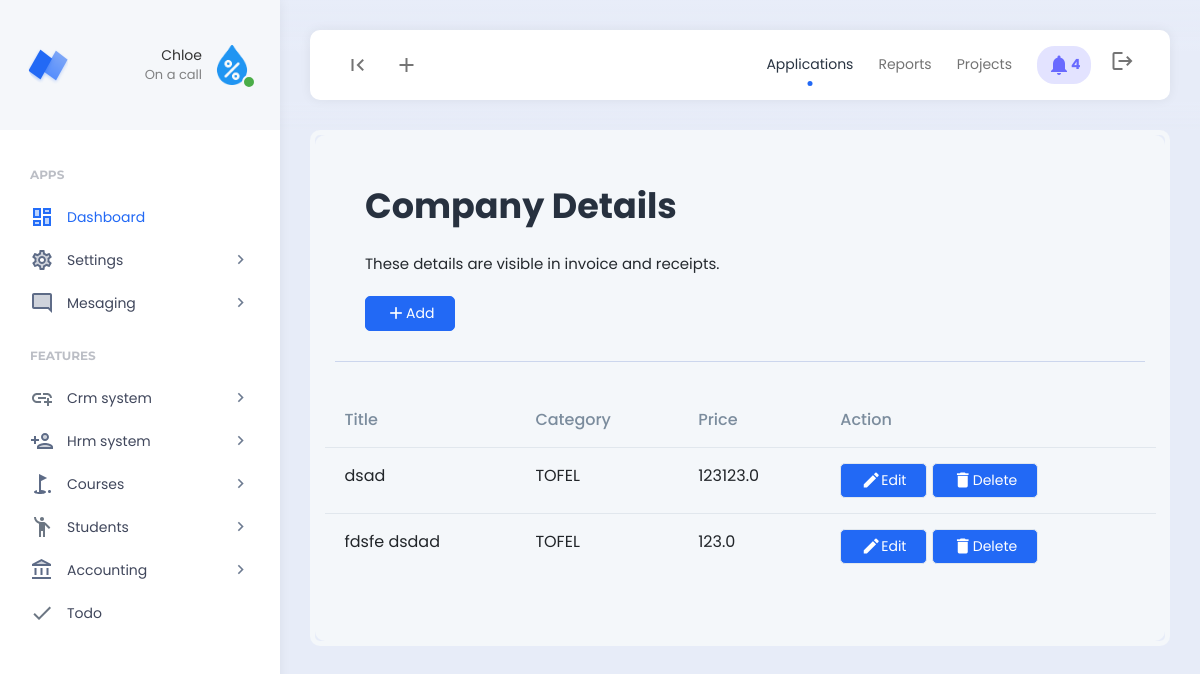
/courses/ (signed in), run on an earlier commit of the app's database.
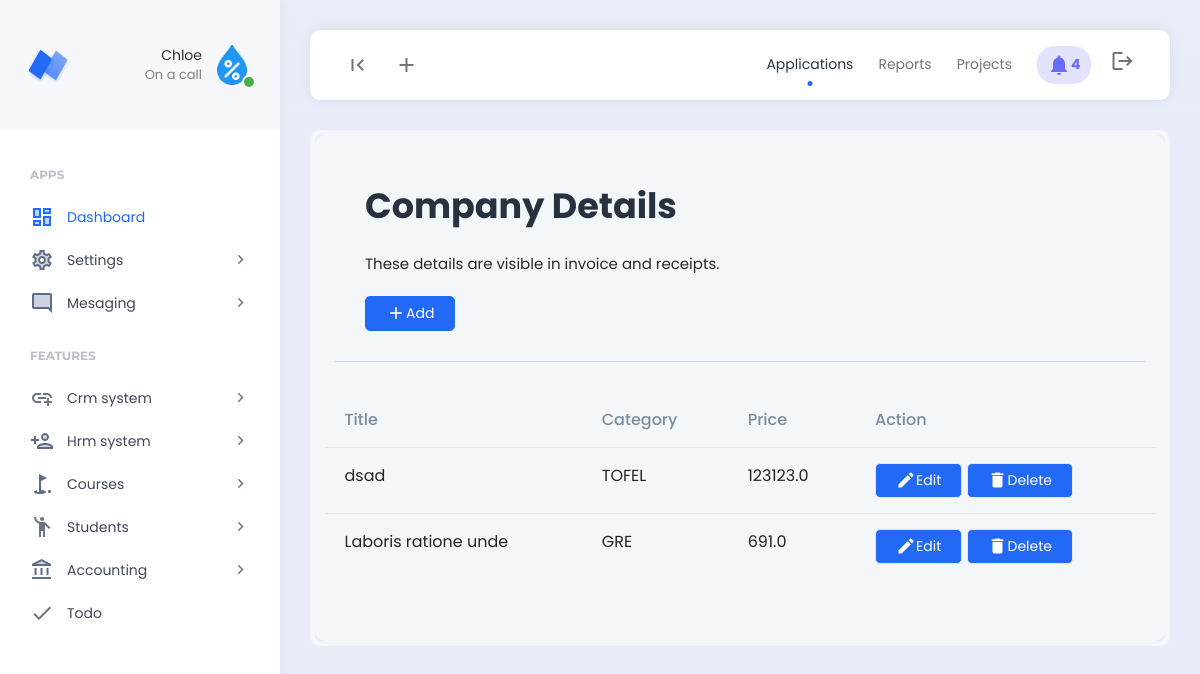
And on a later commit of the database.
### course/models.py (models this page shows, shortened)
class Course(models.Model):
    course_title = models.CharField(max_length=255)
    course_price = models.FloatField()
    course_description = models.TextField(null = True, blank = True)
    course_category = models.ForeignKey(CourseCategory, on_delete=models.SET_NULL, blank=True, null=True,)
    class Meta:
        verbose_name_plural = "01. Courses"

class CourseCategory(models.Model):
    course_category = models.CharField(max_length=255)
    def __str__(self):
        return self.course_category
    class Meta:
        verbose_name_plural = "02. Courses Category"

### course/views.py (the view)
# urls.py: path("courses/", views.courses, name="courses"),
def courses(request):
    if 'read_course' in custom_data_views(request):
        courses = Course.objects.all()
        category = CourseCategory.objects.all()
        context={
            'courses':courses,
            'category':category,
        }
        return render (request,'courses/courses.html',context)
    else:
        messages.info(request, "Unauthorized access.")
        return redirect('home')

### templates/courses/courses.html (shortened to what this page needs)
{% include 'header.html' %}
<div class="app-content">
    <div class="content-wrapper">
        <div class="example-container">
            <div class="example-content bg-light">
                <div class="page-description d-flex align-items-center">
                    <div class="page-description-content flex-grow-1">
                        <h1>Company Details</h1>
                        <span>These details are visible in invoice and receipts.</span>
                    </div>
                    <div class="page-description-actions">
                        <a href="{% url 'add_course' %}" class="btn btn-primary"><i class="material-icons">add</i>Add</a>
                    </div>
                </div>
                <div class="row">
                    <table id="datable_1" class="table nowrap w-100 mb-5">
                        <thead>
                            <tr>
                                <th>Title</th>
                                <th>Category</th>
                                <th>Price</th>
                                <th>Action</th>
                            </tr>
                        </thead>
                        <tbody>
                            {% for course in courses %}
                            <tr>
                                <td>{{course.course_title}}</td>
                                <td>{{course.course_category}}</td>
                                <td>{{course.course_price}}</td>
                                <td>
                                    {% if 'update_course' in permissions %}
                                    <a href="{% url 'edit_course' id=course.id %}" class="btn btn-primary"><i class="material-icons">edit</i>Edit</a>
                                    {% endif %}
                                    {% if 'delete_course' in permissions %}
                                    <a data-bs-toggle="modal" data-bs-target="#exampleModalCenterCourseDelete{{course.id}}" class="btn btn-primary"><i class="material-icons">delete</i>Delete</a>
                                    {% endif %}
                                </td>
                            </tr>
                            {% endfor %}
                        </tbody>
                    </table>
                </div>
            </div>
        </div>
    </div>
</div>
{% include 'footer.html' %}

What changed in the data, as far as the page shows it:
removed Course: course_title "fdsfe dsdad", course_category "TOFEL", course_price "123.0"
added Course: course_title "Laboris ratione unde", course_category "GRE", course_price "691.0"
